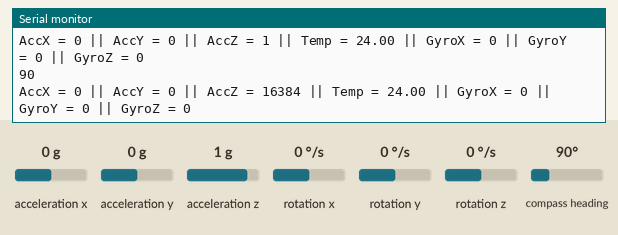
Simulated run of this sketch. Board: Arduino Uno, built with avr-gcc and run on an emulated ATmega328P. Shown: the last lines printed to the serial monitor. Wiring (inferred from the names in the program): MPU-6050 motion sensor at I2C address 0x68. The inputs (shaded band) are chosen by the test bench; at power-on: acceleration x 0 g, acceleration y 0 g, acceleration z 1 g, rotation x 0 °/s, rotation y 0 °/s, rotation z 0 °/s, compass heading 90°.

Above: at 1.5 s.
1.6 s: acceleration x set to -1.4 g
At 2.1 s:
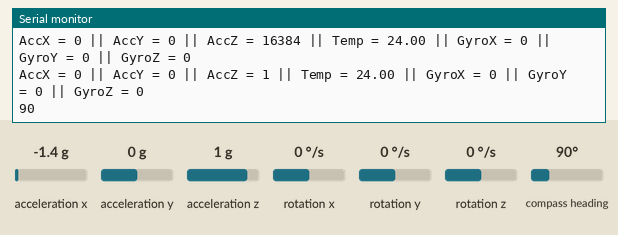
5.1 s: acceleration y set to -1.4 g
At 5.7 s:
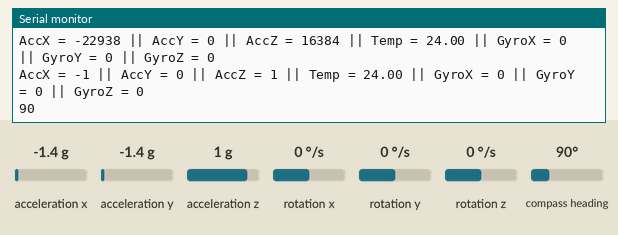
6.6 s: acceleration z set to -1.4 g
At 7.2 s:
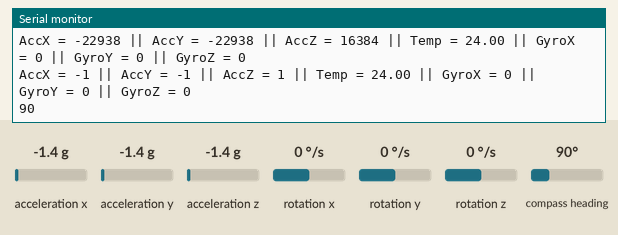
8.1 s: rotation x set to -192 °/s
At 8.7 s:
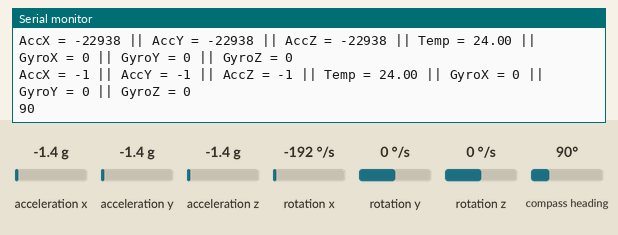
9.6 s: rotation y set to -192 °/s
At 10.2 s:
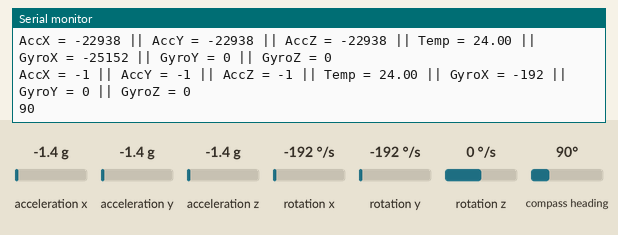
Timing chart, 0 to 12.1 s (numbered marks = the images above; inputs shaded):
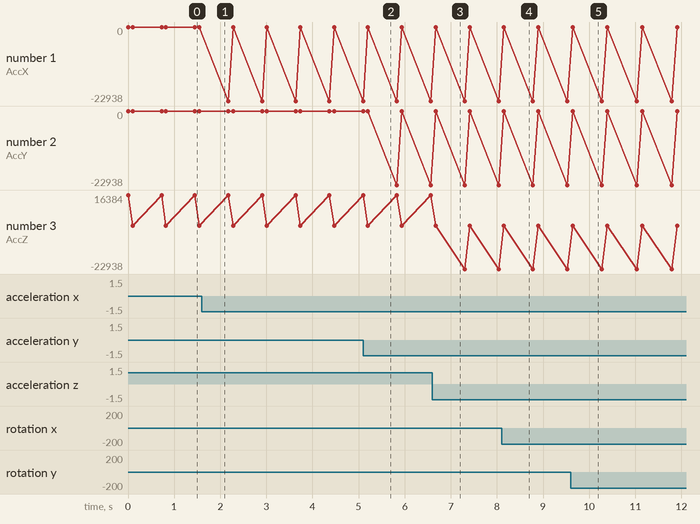

The sketch:

MagnetometerMPUCombined.ino
```cpp
#include <QMC5883L.h>
#include<Wire.h>
const int MPU6050_addr=0x68;
int16_t AccX,AccY,AccZ,Temp,GyroX,GyroY,GyroZ;
int16_t AccXf,AccYf,AccZf,Tempf,GyroXf,GyroYf,GyroZf;

QMC5883L compass;

void setup()
{
  Wire.begin();
  Wire.beginTransmission(MPU6050_addr);
  Wire.write(0x6B);
  Wire.write(0);
  Wire.endTransmission(true);
  compass.init();
  compass.setSamplingRate(50);
  Serial.begin(9600);
}

void loop()
{

  Wire.beginTransmission(MPU6050_addr);
  Wire.write(0x3B);
  Wire.endTransmission(false);
  Wire.requestFrom(MPU6050_addr,14,true);
  AccX=Wire.read()<<8|Wire.read();
  AccY=Wire.read()<<8|Wire.read();
  AccZ=Wire.read()<<8|Wire.read();
  Temp=Wire.read()<<8|Wire.read();
  GyroX=Wire.read()<<8|Wire.read();
  GyroY=Wire.read()<<8|Wire.read();
  GyroZ=Wire.read()<<8|Wire.read();
  AccXf=AccX/16384;
  AccYf=AccY/16384;
  AccZf=AccZ/16384;
  GyroXf=GyroX/131;
  GyroYf=GyroY/131;
  GyroZf=GyroZ/131;
  Serial.print("AccX = "); Serial.print(AccX);
  Serial.print(" || AccY = "); Serial.print(AccY);
  Serial.print(" || AccZ = "); Serial.print(AccZ);
  Serial.print(" || Temp = "); Serial.print(Temp/340.00+36.53);
  Serial.print(" || GyroX = "); Serial.print(GyroX);
  Serial.print(" || GyroY = "); Serial.print(GyroY);
  Serial.print(" || GyroZ = "); Serial.println(GyroZ);

  Serial.print("AccX = "); Serial.print(AccXf);
  Serial.print(" || AccY = "); Serial.print(AccYf);
  Serial.print(" || AccZ = "); Serial.print(AccZf);
  Serial.print(" || Temp = "); Serial.print(Temp/340.00+36.53);
  Serial.print(" || GyroX = "); Serial.print(GyroXf);
  Serial.print(" || GyroY = "); Serial.print(GyroYf);
  Serial.print(" || GyroZ = "); Serial.println(GyroZf);
  delay(100);
  int heading = compass.readHeading();
  Serial.println(heading);
  delay(500);
}
```

Measured:
- plotted number 1: 0 → -22938 after the input at 1.6 s
